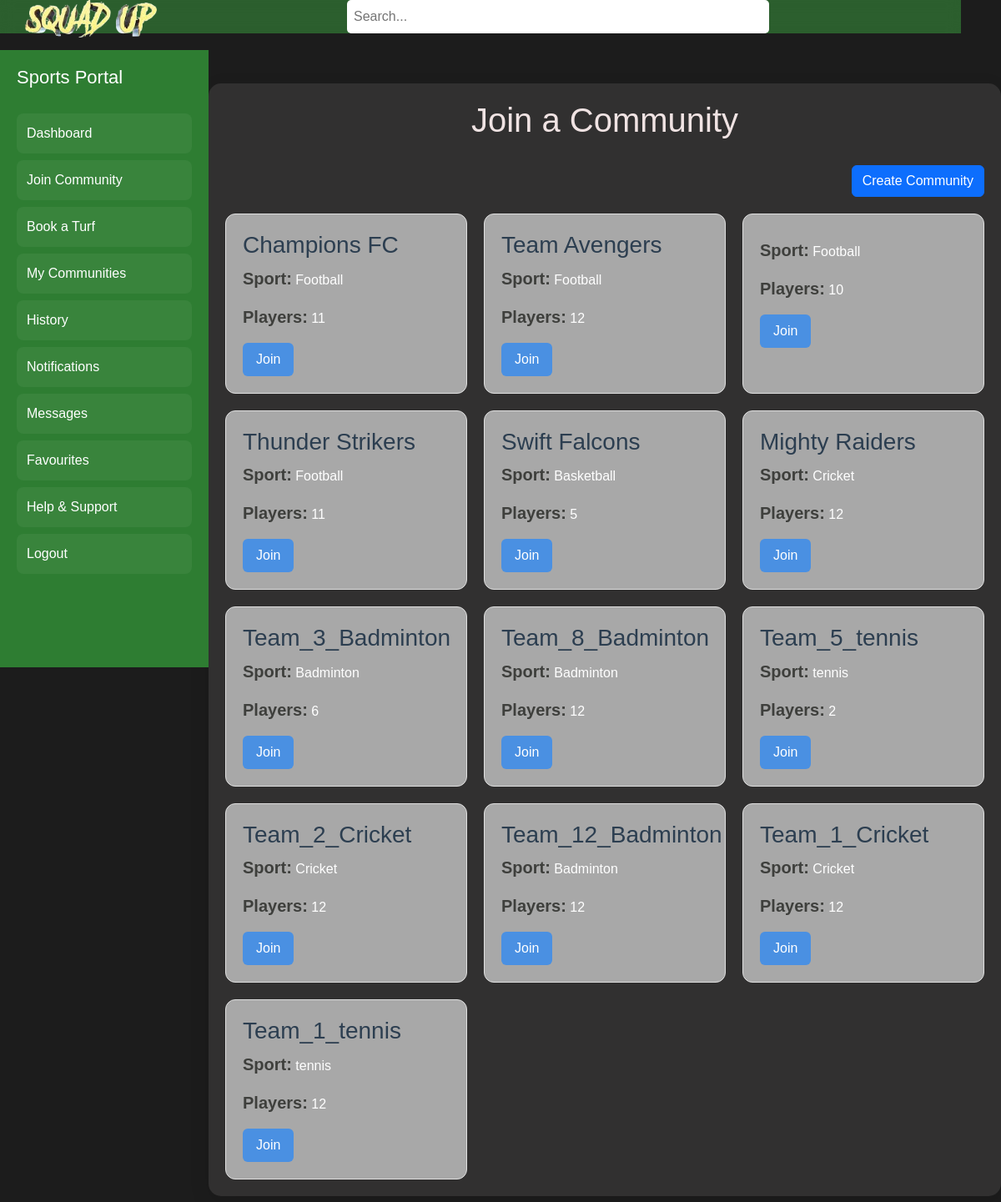
The app's page /join-community, older data.
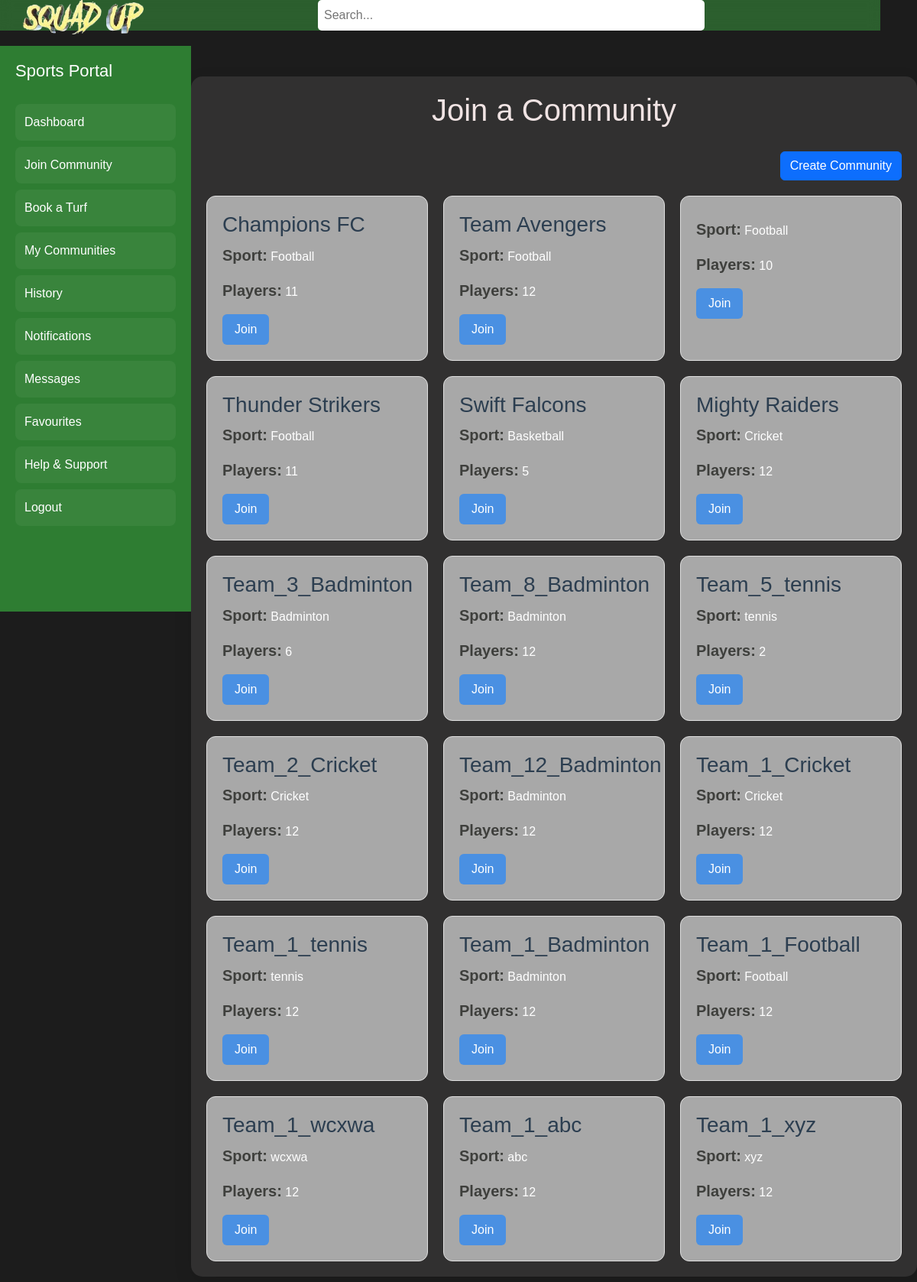
The same page, newer data.
### models.py (models this page shows, shortened)
class Community(db.Model):
    id = db.Column(db.Integer, primary_key=True)
    team_name = db.Column(db.String(100), nullable=True)  # Auto-generated if empty
    sport = db.Column(db.String(50), nullable=False)
    max_players = db.Column(db.Integer, nullable=False, default=12)
    turf_id = db.Column(db.Integer, db.ForeignKey('turf.id'), nullable=False)
    owner_id = db.Column(db.Integer, db.ForeignKey('user.id'), nullable=False)
    status = db.Column(db.String(20), default="active")  # "active" or "closed"
    turf = db.relationship('Turf', backref='communities')
    players = db.relationship('CommunityPlayers', backref='community', lazy=True, cascade="all, delete-orphan")
    __table_args__ = (db.UniqueConstraint('team_name', 'status', name='unique_active_team_name'),)

### app.py (the view)
@app.route('/join-community')
def join_community():
    communities = Community.query.all()
    return render_template('join_community.html', communities=communities)

### app.py (called while the page is built)
@app.before_request
def page_last_visited():
    excluded_routes = ['login', 'logout', 'static', 'register']
    if request.endpoint not in excluded_routes and request.method == 'GET':
        session['page_last_visited_url'] = request.path

### templates/join_community.html (shortened to what this page needs)
<!DOCTYPE html>
<html lang="en">
<head>
    <link href="https://cdn.jsdelivr.net/npm/bootstrap@5.3.0/dist/css/bootstrap.min.css" rel="stylesheet">
</head>
<body>
    <div class="header">
        <a href="{{ url_for('index') }}"><img src="/static/squadUp-logo.png" alt="Squad Up Logo"></a>
        <div class="search-container">
            <input type="text" placeholder="Search...">
        </div>
        <div class="icons">
            <button class="icon-button" title="Filters"></button>
            <button class="icon-button" title="Profile"></button>
        </div>
    </div>
    <div class="sidebar" id="sidebar">
        <button class="toggle-button" onclick="toggleSidebar()"></button>
        <h2>Sports Portal</h2>
        <a href="{{ url_for('player_dashboard') }}">Dashboard</a>
        <a href="{{ url_for('join_community') }}">Join Community</a>
        <a href="{{ url_for('select_turf_to_book') }}">Book a Turf</a>
        <a href="{{ url_for('my_communities') }}">My Communities</a>
        <a href="#">History</a>
        <a href="{{ url_for('notifications') }}">Notifications</a>
        <a href="#">Messages</a>
        <a href="#">Favourites</a>
        <a href="{{ url_for('help_and_support') }}">Help & Support</a>
        <a href="{{ url_for('logout') }}">Logout</a>
    </div>
    <div class="main" id="main">
        <div class="container">
            <h1>Join a Community</h1>
            <div class="create-btn">
                <button class="btn btn-primary" data-bs-toggle="modal" data-bs-target="#createCommunityModal">Create Community</button>
            </div>
            <div class="communities">
                {% for community in communities %}
                <div class="community-card">
                    <h3>{{ community.team_name }}</h3>
                    <p><strong>Sport:</strong> {{ community.sport }}</p>
                    <p><strong>Players:</strong> {{ community.max_players }}</p>
                    <form method="POST" action="{{ url_for('send_join_request') }}">
                        <button type="submit">Join</button>
                    </form>
                </div>
                {% endfor %}
            </div>
        </div>
    </div>
</body>
</html>

Row changes from the older to the newer data that the page shows:
added Community: team_name "Team_1_Badminton", sport "Badminton", max_players "12"
added Community: team_name "Team_1_Football", sport "Football", max_players "12"
added Community: team_name "Team_1_wcxwa", sport "wcxwa", max_players "12"
added Community: team_name "Team_1_abc", sport "abc", max_players "12"
added Community: team_name "Team_1_xyz", sport "xyz", max_players "12"
